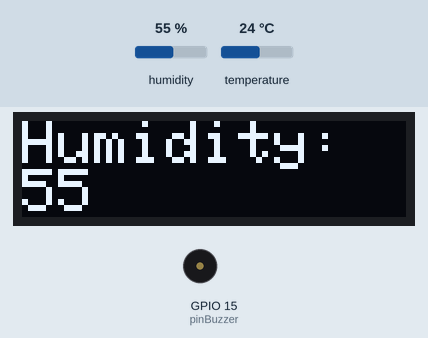
The sketch below on a simulated ESP32. Parts: 128×32 one-colour display, buzzer (waves = sounding). The test bench sets the inputs (shaded band); at power-on: humidity 55 %, temperature 24 °C. WiFi joins after 1.5 s; servers stay silent unless stated; uploads are accepted with an empty reply; what the sketch prints to the serial monitor is not drawn.

Above: at 3.2 s.
3.3 s: humidity set to 74 %
At 5.3 s:
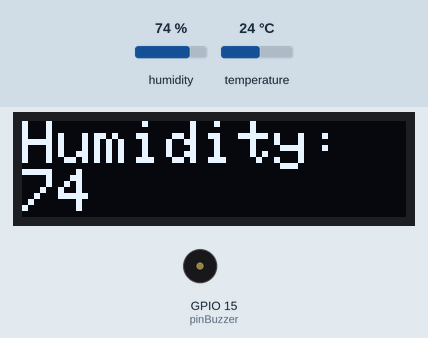
5.6 s: humidity set to 77 %
At 8.3 s:
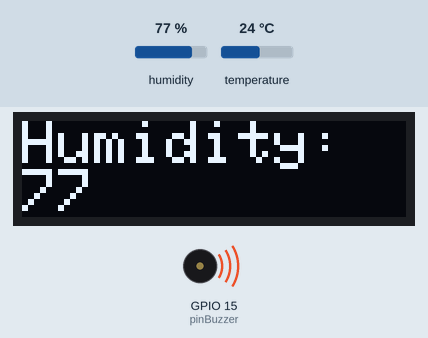
Timing chart, 0 to 10.3 s (numbered marks = the images above; inputs shaded):
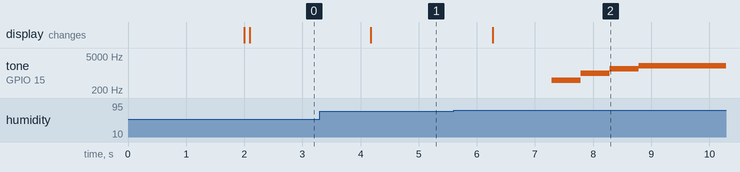

The sketch:

SmartRoomController.ino
```cpp
/*
 * Project: Smart Room Controller
 * Description: Reads data from humidity sensor to detect water leak.
 *      If leak detected, makes sound and flashes lights. Turns on fan
 *      to dry out the room.
 * Author: Cecilia Castillo
 * Date: 31-Jul-2020
 */
#include <Ethernet.h>
#include <OneButton.h>
#include "mac.h"
#include "hue.h"
#include "Wemo.h"

#include <Adafruit_GFX.h>
#include <Adafruit_SSD1306.h>
const int SCREEN_WIDTH = 128; // OLED display width, in pixels
const int SCREEN_HEIGHT = 32; // OLED display height, in pixels
// Declaration for an SSD1306 display connected to I2C (SDA, SCL pins)
const int OLED_RESET = 4; // Reset pin # (or -1 if sharing Arduino reset pin)
Adafruit_SSD1306 display(SCREEN_WIDTH, SCREEN_HEIGHT, &Wire, OLED_RESET);

#include <SimpleDHT.h>
int pinDHT11 = A0;
SimpleDHT11 dht11;

int pinBuzzer = 15;
int pinButton = 23;
int fans[] = {2, 3}; //fans are on wemos 2 and 3
int fansOn = false; //state variable so don't keep trying to start fans.
bool alertOn = false;
int humidityThreshold = 75;
IPAddress ip(192,168,1,20);  // My Teensy IP
Wemo myWemo;

void setup() {
  Serial.begin(9600);
  Ethernet.begin(mac,ip);
  delay(2000);              // Wait for Serial Monitor
  Serial.print("LinkStatus: ");
  Serial.println(Ethernet.linkStatus());
  pinMode(pinBuzzer, OUTPUT);
  // SSD1306_SWITCHCAPVCC = generate display voltage from 3.3V internally
  if(!display.begin(SSD1306_SWITCHCAPVCC, 0x3C)) { // Address 0x3C for 128x32
    Serial.println(F("SSD1306 allocation failed"));
  }
  display.clearDisplay();
  display.display();
}

void loop() {
  if(getHumidity() > humidityThreshold){
    alertOn = true;
    playBuzzer();
    startFans();
    flashLights();
  } else {
    stopAlerts();
  }
}

void playBuzzer(){
  //arg 1, pin number
  //arg 2, frequency in Hz
  //arg 3, time period to play for each iteration
  int tones[] = {500, 1000, 1500, 2000};
  for (int i = 0; i < 4; i++){
    tone(pinBuzzer, tones[i]);
    delay(500);
  }
}

void startFans(){
  //todo: read length of fans array and use for loop.
  if (!fansOn){
    fansOn = true;

    Serial.println("turned fans ON");
    myWemo.switchON(fans[0]);
    myWemo.switchON(fans[1]);
  }
}

void flashLights(){
  for(int i = 1; i < 5; i++){
    setHue(i, true, HueRed, 200);
  }
  delay(1000);
  for(int i = 1; i < 5; i++){
    setHue(i, false, 0, 0);
  }
}

void stopAlerts(){
  //Only run setHue once when stopping alerts.
  if(alertOn){
    alertOn = false;

    //buzzer off.
    noTone(pinBuzzer);

    //lights off.
    for(int i = 1; i < 5; i++){
      setHue(i, false, 0, 0);
    }

    //fans off.
    fansOn = false;
    Serial.println("turned OFF fan");
    myWemo.switchOFF(fans[0]);
    myWemo.switchOFF(fans[1]);
  }
}

int getHumidity(){
  byte temperature = 0;
  byte humidity = 0;
  byte data[40] = {0};
  static int lastGoodHumidity;  //hack. every 3 or 4 readings fail.

  //If returns anything other than zero, there was an error.
  //Note, this sensor frequently returns errors inside valid reads.
  if(dht11.read(pinDHT11, &temperature, &humidity, data)){
//    Serial.println("Read DHT11 failed");
    return lastGoodHumidity;
  }

  lastGoodHumidity = (int)humidity;

  //print humidity to OLED
  displayHumidity(lastGoodHumidity);

  //prints byte data
  for (int i=0; i<40; i++){
    Serial.print((int)data[i]);
    if(i>0 && ((i+1)%4) ==0) {
      Serial.print(' ');
    }
  }
  Serial.println("");

  //prints readings
  Serial.print("Sample OK: ");
  Serial.print((int)temperature);
  Serial.print(" *C, ");
  Serial.print((int)humidity);
  Serial.println(" %");

  //delay is needed because the DHT sampling rate is 1Hz.
  delay(1000);

  //unfortunately values are integers only.
  return humidity;

}

void displayHumidity(int value){
  display.clearDisplay();
  //0 - default - landscape to top
  //1 - portrait to right
  //2 - landscape to bottom
  //3 - portrait to left
  display.setRotation(0);
  display.setTextSize(2);             // Normal 1:1 pixel scale
  display.setTextColor(SSD1306_WHITE);        // Draw white text
  display.setCursor(0,0);
  display.printf("Humidity: %i", value);
  display.display();
}
```

Wemo.h
```cpp
#include <Ethernet.h>

class Wemo {

int wemoPort = 49153;
//old code. get errors if not using const and array length.
const char* wemoIP[4] = {"192.168.1.13","192.168.1.7","192.168.1.8","192.168.1.6"};
EthernetClient WemoClient;

public:
//seems cannot use empty constructor or get error that Wemo::Wemo undefined.
//  Wemo();

  void switchON(int device) {

    String data1;

    Serial.printf("SwitchON %i \n",device);
    data1+="<?xml version=\"1.0\" encoding=\"utf-8\"?><s:Envelope xmlns:s=\"http://schemas.xmlsoap.org/soap/envelope/\" s:encodingStyle=\"http://schemas.xmlsoap.org/soap/encoding/\"><s:Body><u:SetBinaryState xmlns:u=\"urn:Belkin:service:basicevent:1\"><BinaryState>1</BinaryState></u:SetBinaryState></s:Body></s:Envelope>"; // Use HTML encoding for comma's
    if (WemoClient.connect(wemoIP[device],wemoPort)) {
          WemoClient.println("POST /upnp/control/basicevent1 HTTP/1.1");
          WemoClient.println("Content-Type: text/xml; charset=utf-8");
          WemoClient.println("SOAPACTION: \"urn:Belkin:service:basicevent:1#SetBinaryState\"");
          WemoClient.println("Connection: keep-alive");
          WemoClient.print("Content-Length: ");
          WemoClient.println(data1.length());
          WemoClient.println();
          WemoClient.print(data1);
          WemoClient.println();
      }

    if (WemoClient.connected()) {
       WemoClient.stop();
    }
  }

  void switchOFF(int device){
    String data1;

    Serial.printf("switchOFF %i \n",device);
    data1+="<?xml version=\"1.0\" encoding=\"utf-8\"?><s:Envelope xmlns:s=\"http://schemas.xmlsoap.org/soap/envelope/\" s:encodingStyle=\"http://schemas.xmlsoap.org/soap/encoding/\"><s:Body><u:SetBinaryState xmlns:u=\"urn:Belkin:service:basicevent:1\"><BinaryState>0</BinaryState></u:SetBinaryState></s:Body></s:Envelope>"; // Use HTML encoding for comma's
    if (WemoClient.connect(wemoIP[device],wemoPort)) {
          WemoClient.println("POST /upnp/control/basicevent1 HTTP/1.1");
          WemoClient.println("Content-Type: text/xml; charset=utf-8");
          WemoClient.println("SOAPACTION: \"urn:Belkin:service:basicevent:1#SetBinaryState\"");
          WemoClient.println("Connection: keep-alive");
          WemoClient.print("Content-Length: ");
          WemoClient.println(data1.length());
          WemoClient.println();
          WemoClient.print(data1);
          WemoClient.println();
      }

    if (WemoClient.connected()) {
       WemoClient.stop();
    }
  }
};
```

hue.h
```cpp
/*
 *  Project: Hue IoT Library
 *  Description: Library for controlling Hue Lights at IOT Classroom
 *  Authors:  Brian Rashap
 *  Date:     1-MAY-2020
 */


// Hue Configuration
const char hueHubIP[] = "192.168.1.9";       // Hue hub IP
const char hueUsername[] = "MQlZziRO0Wai5MsMHll8xAUAQqw85Qrr8tM37F3T";
const int hueHubPort = 80;   // HTTP: 80, HTTPS: 443, HTTP-PROXY: 8080

//  Hue variables
boolean hueOn;  // on/off
int hueBri;  // brightness value
long hueHue;  // hue value
String hueCmd;  // Hue command

// Hue colors
int HueRed = 0;
int HueOrange = 5000;
int HueYellow = 10000;
int HueGreen = 22500;
int HueBlue = 45000;
int HueIndigo = 47500;
int HueViolet = 50000;
int HueRainbow[] = {HueRed, HueOrange, HueYellow, HueGreen, HueBlue, HueIndigo, HueViolet};

EthernetClient HueClient;

boolean setHue(int lightNum, bool HueOn, int HueColor, int HueBright) {

  String command = "";

  if(HueOn == true) {
    /*
    command = "{\"on\":true,\"sat\":255,\"bri\":255,\"hue\":";
    command = command + String(HueColor) + "}";
    */

    command = "{\"on\":true,\"sat\":255,\"bri\":";
    command = command + String(HueBright) + ",\"hue\":";
    command = command + String(HueColor) + "}";
  }
  else {
    command = "{\"on\":false}";
  }

  if (HueClient.connect(hueHubIP, hueHubPort))
  {
    //while (HueClient.connected())
    //{
      Serial.println("Sending Command to Hue");
      Serial.println(command);
      HueClient.print("PUT /api/");
      HueClient.print(hueUsername);
      HueClient.print("/lights/");
      HueClient.print(lightNum);  // hueLight zero based, add 1
      //  HueClient.println("/state");
      HueClient.println("/state HTTP/1.1");
      HueClient.println("keep-alive");
      HueClient.print("Host: ");
      HueClient.println(hueHubIP);
      HueClient.print("Content-Length: ");
      HueClient.println(command.length());
      HueClient.println("Content-Type: text/plain;charset=UTF-8");
      HueClient.println();  // blank line before body
      HueClient.println(command);  // Hue command
      Serial.println("From Hue");
      Serial.println(HueClient.readString()); // To close connection
    HueClient.stop();
    return true;  // command executed
  }
  else
    return false;  // command failed
}


boolean getHue(int lightNum)
{
  if (HueClient.connect(hueHubIP, hueHubPort))
  {
    HueClient.print("GET /api/");
    HueClient.print(hueUsername);
    HueClient.print("/lights/");
    HueClient.print(lightNum);
    HueClient.println(" HTTP/1.1");
    HueClient.print("Host: ");
    HueClient.println(hueHubIP);
    HueClient.println("Content-type: application/json");
    HueClient.println("keep-alive");
    HueClient.println();
    while (HueClient.connected())
    {
      if (HueClient.available())
      {
        Serial.println();
        Serial.println(HueClient.readString());
        Serial.println();
        HueClient.findUntil("\"on\":", "\0");
        hueOn = (HueClient.readStringUntil(',') == "true");  // if light is on, set variable to true
        Serial.print("Hue Status: ");
        Serial.println(hueOn);

        HueClient.findUntil("\"bri\":", "\0");
        hueBri = HueClient.readStringUntil(',').toInt();  // set variable to brightness value
        //Serial.println(hueBri);

        HueClient.findUntil("\"hue\":", "\0");
        hueHue = HueClient.readStringUntil(',').toInt();  // set variable to hue value
        //Serial.println(hueHue);

        break;  // not capturing other light attributes yet
      }
    }
    HueClient.stop();
    return true;  // captured on,bri,hue
  }
  else
    return false;  // error reading on,bri,hue
}
```

mac.h
```cpp
// change the below to six hex values of your choosing
//0C-9B-59-25-00-78
byte mac[] = {0x0C, 0x9B, 0x59, 0x25, 0x00,  0x78};
```

Measured:
- the behaviour switches between 75 and 76 % on humidity (found by bisection; images 1 and 2)
- after the input at 3.3 s, the display: changes after 0.88 s (image 1)
- after the input at 5.6 s, tone on GPIO 15 (pinBuzzer): silent → 500 Hz after 1.7 s, → 1000 Hz 0.50 s later, → 1500 Hz 0.50 s later, → 2000 Hz 0.50 s later; the display: changes after 0.67 s (image 2)
